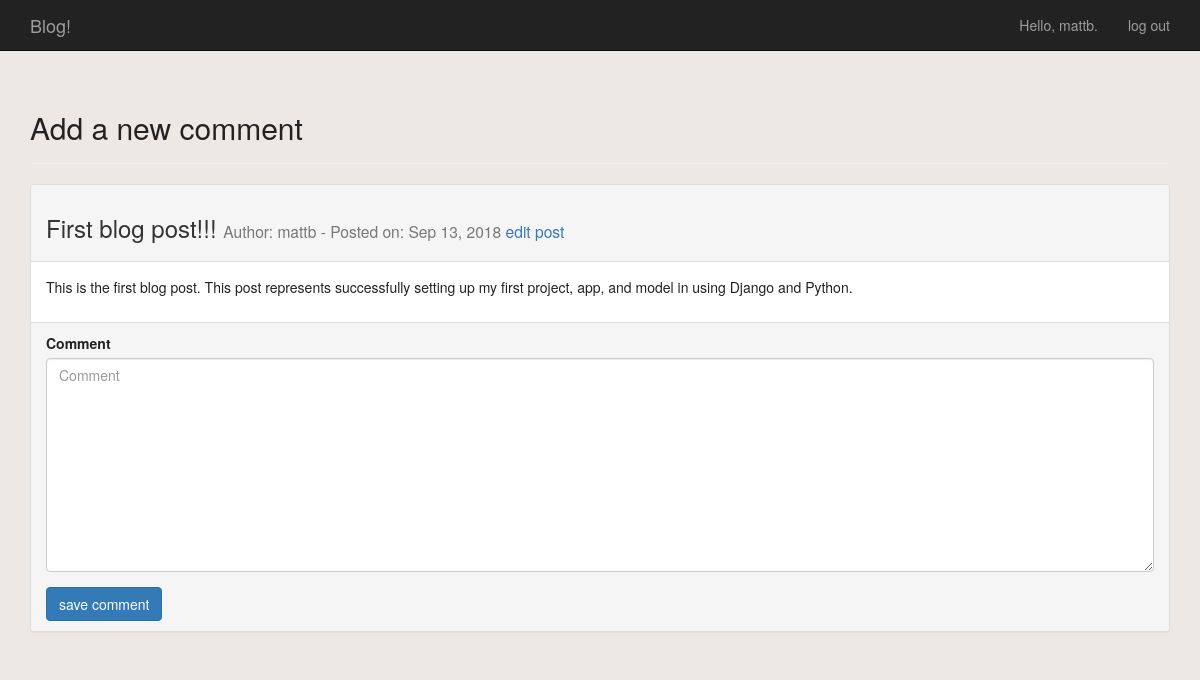
Screenshot of /1/new_comment (signed in) with the database file from the repository.
### blog/models.py (models this page shows)
class Post(models.Model):
	title = models.CharField(max_length=255)
	content = models.TextField()
	posted_on = models.DateTimeField(auto_now_add=True)
	author = models.ForeignKey(User, on_delete=models.CASCADE)
	private = models.BooleanField(default=False)
	def __str__(self):
		return self.title

### blog/views.py (the view, shortened to what this page needs)
# urls.py: path('<post_id>/new_comment', views.new_comment, name='new_comment')
@login_required
def new_comment(request, post_id):
	post = Post.objects.get(id=post_id)
	if request.method != 'POST':
		form = CommentForm()
	context = {'post': post, 'form': form}
	return render(request, 'blog/new_comment.html', context)

### blog/forms.py
class CommentForm(forms.ModelForm):
	class Meta:
		model = Comment
		fields = ['content']
		labels = {
			'content': 'Comment',
			}
		widgets = {
			'content': forms.Textarea(attrs={'cols': 80}),
			}

### blog/templates/blog/new_comment.html (shortened to what this page needs)
{% extends 'blog/base.html' %}
{% load bootstrap3 %}
{% block header %}
  <h2>Add a new comment</h2>
{% endblock header %}
{% block content %}
  <div class="panel panel-default">
    <div class="panel-heading">
	  <h3>
		{{ post }}
		<small>
		  Author: {{ post.author }} - Posted on: {{ post.posted_on|date:'M d, Y' }} <a href="{% url 'blog:edit_post' post.id %}">edit post</a>
		</small>
	  </h3>
	</div>
	<div class="panel-body">
	  {{ post.content|linebreaks }}
	</div>
	<div class="panel-footer">
      <form action="{% url 'blog:new_comment' post.id %}" method='post' class="form">
	    {% bootstrap_form form %}
	    {% buttons %}
	      <button name="submit" class="btn btn-primary">save comment</button>
	    {% endbuttons %}
      </form>
 	</div>
   </div>
{% endblock content %}

### blog/templates/blog/base.html (shortened to what this page needs)
{% load bootstrap3 %}
<!DOCTYPE html>
<html lang="en">
  <head>
	{% bootstrap_css %}
	{% load static %}
	<link rel="stylesheet" type="text/css" href="{% static 'blog/styles.css' %}">
  </head>
  <body>
    <nav class="navbar navbar-inverse navbar-static-top">
	  <div class="container">
	    <div class="navbar-header">
		  <a class="navbar-brand" href="{% url 'blog:index' %}">Blog!</a>
		</div>
		<div id="navbar" class="navbar-collapse collapse">
		  <ul class="nav navbar-nav navbar-right">
			{% if user.is_authenticated %}
			  <li><a>Hello, {{ user.username }}.</a></li>
			  <li><a href="{% url 'users:logout' %}">log out</a></li>
			{% else %}
			  <li><a href="{% url 'users:register' %}">register</a></li>
			  <li><a href="{% url 'users:login' %}">log in</a></li>
			{% endif %}
		  </ul>
		</div>
	  </div>
	</nav>
    <div class="container">
	  <div class="page-header">
			{% block header %}{% endblock header %}
	  </div>
	  <div>
	    {% block content %}{% endblock content %}
	  </div>
  </div>
  </body>
</html>

### blog/static/blog/styles.css (style rules this page uses)
body { color: #222; background-color: #EEE8E5; }
.panel-heading, panel-body { border-color: #222; }

### rows the page displays
Post: title "First blog post!!!", author "mattb", posted_on "Sep 13, 2018", content "This is the first blog post. This post represents successfully setting up my first project, app, and model in using Django and Python."

### other values shown
{{ user.username }} "mattb"
